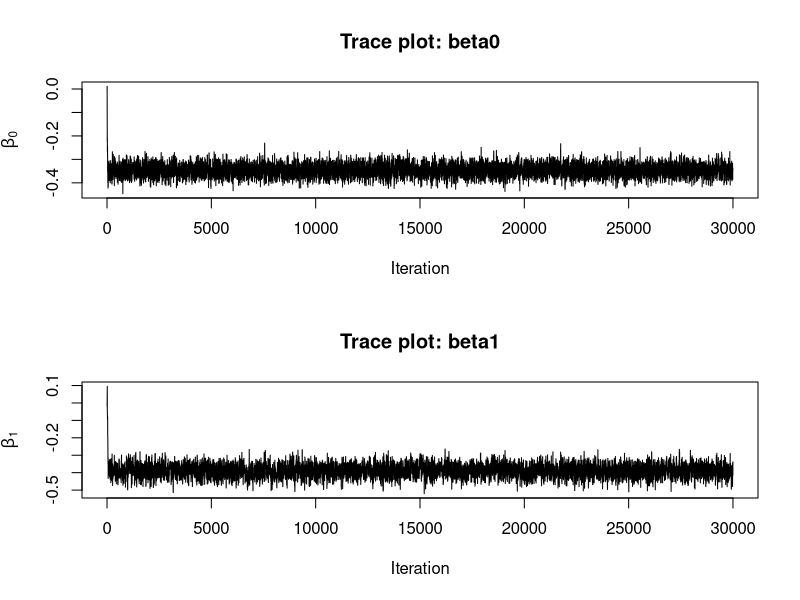
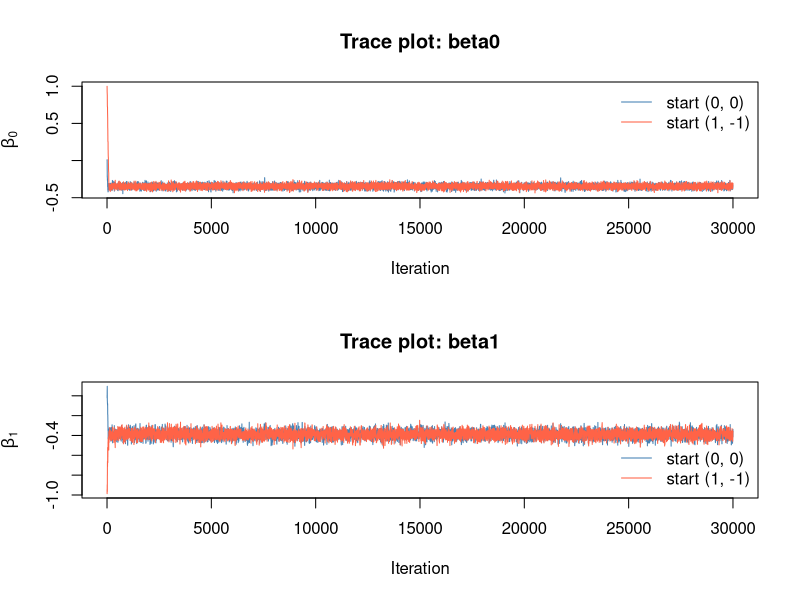
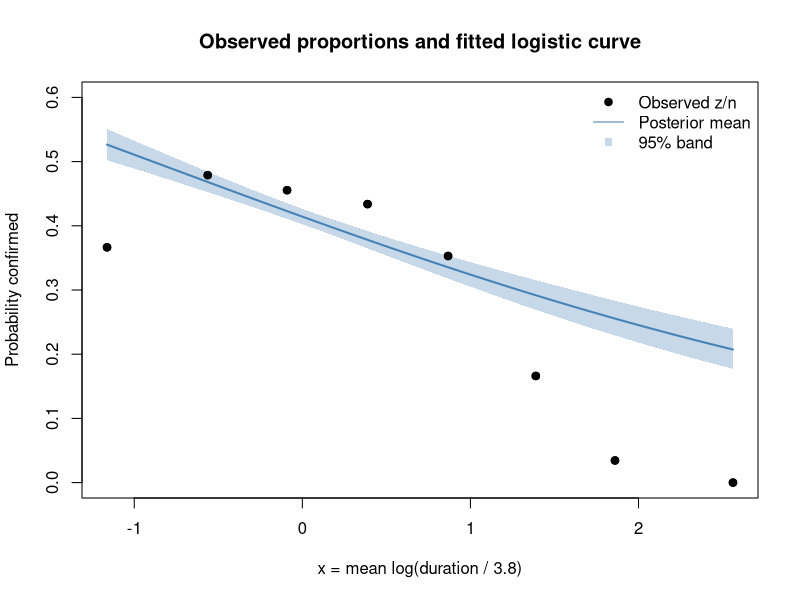

Write R code to recreate these figures, in order.
## ---- chunk 1
x <- c(-1.162, -0.563, -0.091, 0.388, 0.867, 1.389, 1.860, 2.562) 
n <- c(603, 1330, 2011, 1556, 646, 289, 145, 61)
z <- c(221, 637, 916, 675, 228, 48, 5, 0)
## ---- chunk 2
log_post <- function(beta, x, n, z) {
  p <- plogis(beta[1] + beta[2] * x)
  loglik <- sum(dbinom(z, size = n, prob = p, log = TRUE))
  logprior <- dnorm(beta[1], mean = 0, sd = 2.5, log = TRUE) +
              dnorm(beta[2], mean = 0, sd = 2.5, log = TRUE)
  loglik + logprior
}
## ---- chunk 3
log_post(c(0, 0), x, n, z)
log_post(c(-0.35, -0.37), x, n, z)
log_post(c(5, 5), x, n, z)
## ---- chunk 4
metropolis <- function(n.iter, prop.sd, x, n, z, beta.init = c(0, 0)) {
  samples <- matrix(NA, nrow = n.iter, ncol = 2)
  colnames(samples) <- c("beta0", "beta1")
  
  beta.current <- beta.init
  n.accept <- 0
  
  for (t in 1:n.iter) {
    beta.proposed <- beta.current + rnorm(2, 0, prop.sd)
    
    log.alpha <- log_post(beta.proposed, x, n, z) - 
      log_post(beta.current, x, n, z)
    
    if (log(runif(1)) < min(0, log.alpha)) {
      beta.current <- beta.proposed
      n.accept <- n.accept + 1
    }
    
    samples[t, ] <- beta.current
  }
  
  list(samples = samples, accept.rate = n.accept / n.iter)
}

set.seed(402)
fit <- metropolis(n.iter = 30000, prop.sd = 0.04, x = x, n = n, z = z)
fit$accept.rate
## ---- chunk 5
par(mfrow = c(2, 1))
plot(fit$samples[, "beta0"], type = "l", xlab = "Iteration", 
     ylab = expression(beta[0]),
     main = "Trace plot: beta0")
plot(fit$samples[, "beta1"], type = "l", xlab = "Iteration", 
     ylab = expression(beta[1]),
     main = "Trace plot: beta1")
par(mfrow = c(1, 1))

## ---- chunk 6
fit2 <- metropolis(n.iter = 30000, prop.sd = 0.04, x = x, n = n, z = z,
                   beta.init = c(1, -1))
fit2$accept.rate
## ---- chunk 7
par(mfrow = c(2, 1))

# beta0
plot(fit$samples[, "beta0"], type = "l", col = "steelblue",
     ylim = range(fit$samples[, "beta0"], fit2$samples[, "beta0"]),
     xlab = "Iteration", ylab = expression(beta[0]), 
     main = "Trace plot: beta0")
lines(fit2$samples[, "beta0"], col = "tomato")
legend("topright", legend = c("start (0, 0)", "start (1, -1)"),
       col = c("steelblue", "tomato"), lty = 1, bty = "n")

# beta1
plot(fit$samples[, "beta1"], type = "l", col = "steelblue",
     ylim = range(fit$samples[, "beta1"], fit2$samples[, "beta1"]),
     xlab = "Iteration", ylab = expression(beta[1]), 
     main = "Trace plot: beta1")
lines(fit2$samples[, "beta1"], col = "tomato")
legend("bottomright", legend = c("start (0, 0)", "start (1, -1)"),
       col = c("steelblue", "tomato"), lty = 1, bty = "n")

par(mfrow = c(1, 1))
## ---- chunk 8
warmup <- 1000
draws <- fit$samples[-(1:warmup), ]
nrow(draws)
## ---- chunk 9
colMeans(draws)
apply(draws, 2, quantile, probs = c(0.025, 0.975))
## ---- chunk 10
mean(draws[, "beta1"] < 0)
## ---- chunk 11
x.grid <- seq(min(x), max(x), length.out = 200)

# rows = draws, columns = grid values
p.draws <- plogis(outer(draws[, "beta0"], rep(1, length(x.grid))) +
                    outer(draws[, "beta1"], x.grid))

p.mean  <- colMeans(p.draws)
p.lower <- apply(p.draws, 2, quantile, probs = 0.025)
p.upper <- apply(p.draws, 2, quantile, probs = 0.975)
## ---- chunk 12
plot(x, z / n, pch = 19, ylim = c(0, 0.6),
     xlab = "x = mean log(duration / 3.8)", ylab = "Probability confirmed",
     main = "Observed proportions and fitted logistic curve")
polygon(c(x.grid, rev(x.grid)), c(p.lower, rev(p.upper)),
        col = adjustcolor("steelblue", alpha.f = 0.3), border = NA)
lines(x.grid, p.mean, col = "steelblue", lwd = 2)
points(x, z / n, pch = 19)
legend("topright", legend = c("Observed z/n", "Posterior mean", "95% band"),
       pch = c(19, NA, 15), lty = c(NA, 1, NA),
       col = c("black", "steelblue", 
               adjustcolor("steelblue", alpha.f = 0.3)), bty = "n")
## ---- chunk 13
x.star <- log(5 / 3.8)
p.star <- plogis(draws[, "beta0"] + draws[, "beta1"] * x.star)

mean(p.star)
quantile(p.star, probs = c(0.025, 0.975))
